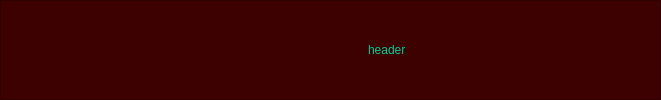
        <widget class="QFrame" name="frame_superior">
         <property name="minimumSize">
          <size>
           <width>0</width>
           <height>42</height>
          </size>
         </property>
         <property name="styleSheet">
          <string notr="true">QFrame{
background-color: rgb(61, 1, 1);
}


QLabel {
font: 87 12pt &quot;Arial Black&quot;;
background-color: #000000ff;
color: rgb(0, 206, 151);
border: 0px solid #14C8DC;

}

QPushButton {
background-color:transparent;
border-radius: 15px;
color: rgb(255, 255, 255);
font: 77 10pt &quot;Arial Black&quot;;
}

QPushButton:hover {
background-color: rgb(0, 206, 151);
border-radius: 15px;
colour: rgb(0, 0, 0);
font: 77 10 pt &quot;Arial Black&quot;;
}</string>
         </property>
         <property name="frameShape">
          <enum>QFrame::StyledPanel</enum>
         </property>
         <property name="frameShadow">
          <enum>QFrame::Raised</enum>
         </property>
         <layout class="QHBoxLayout" name="horizontalLayout">
          <item>
           <widget class="QPushButton" name="bt_menu">
            <property name="minimumSize">
             <size>
              <width>200</width>
              <height>0</height>
             </size>
            </property>
            <property name="text">
             <string/>
            </property>
            <property name="icon">
             <iconset resource="resources.qrc">
              <normaloff>:/icons/feather/menu.svg</normaloff>:/icons/feather/menu.svg</iconset>
            </property>
            <property name="iconSize">
             <size>
              <width>38</width>
              <height>38</height>
             </size>
            </property>
           </widget>
          </item>
          <item>
           <spacer name="horizontalSpacer">
            <property name="orientation">
             <enum>Qt::Horizontal</enum>
            </property>
            <property name="sizeHint" stdset="0">
             <size>
              <width>150</width>
              <height>20</height>
             </size>
            </property>
           </spacer>
          </item>
          <item>
           <widget class="QLabel" name="intro">
            <property name="text">
             <string>header</string>
            </property>
           </widget>
          </item>
          <item>
           <spacer name="horizontalSpacer_2">
            <property name="orientation">
             <enum>Qt::Horizontal</enum>
            </property>
            <property name="sizeHint" stdset="0">
             <size>
              <width>149</width>
              <height>20</height>
             </size>
            </property>
           </spacer>
          </item>
          <item>
           <widget class="QLabel" name="logo">
            <property name="sizePolicy">
             <sizepolicy hsizetype="Preferred" vsizetype="Preferred">
              <horstretch>0</horstretch>
              <verstretch>0</verstretch>
             </sizepolicy>
            </property>
            <property name="minimumSize">
             <size>
              <width>50</width>
              <height>60</height>
             </size>
            </property>
            <property name="maximumSize">
             <size>
              <width>40</width>
              <height>40</height>
             </size>
            </property>
            <property name="text">
             <string/>
            </property>
            <property name="pixmap">
             <pixmap resource="resources.qrc">:/icons/feather/award.svg</pixmap>
            </property>
            <property name="scaledContents">
             <bool>true</bool>
            </property>
           </widget>
          </item>
          <item>
           <widget class="QPushButton" name="bt_clear">
            <property name="text">
             <string/>
            </property>
            <property name="icon">
             <iconset resource="resources.qrc">
              <normaloff>:/icons/feather/x.svg</normaloff>:/icons/feather/x.svg</iconset>
            </property>
            <property name="iconSize">
             <size>
              <width>38</width>
              <height>38</height>
             </size>
            </property>
           </widget>
          </item>
         </layout>
        </widget>
